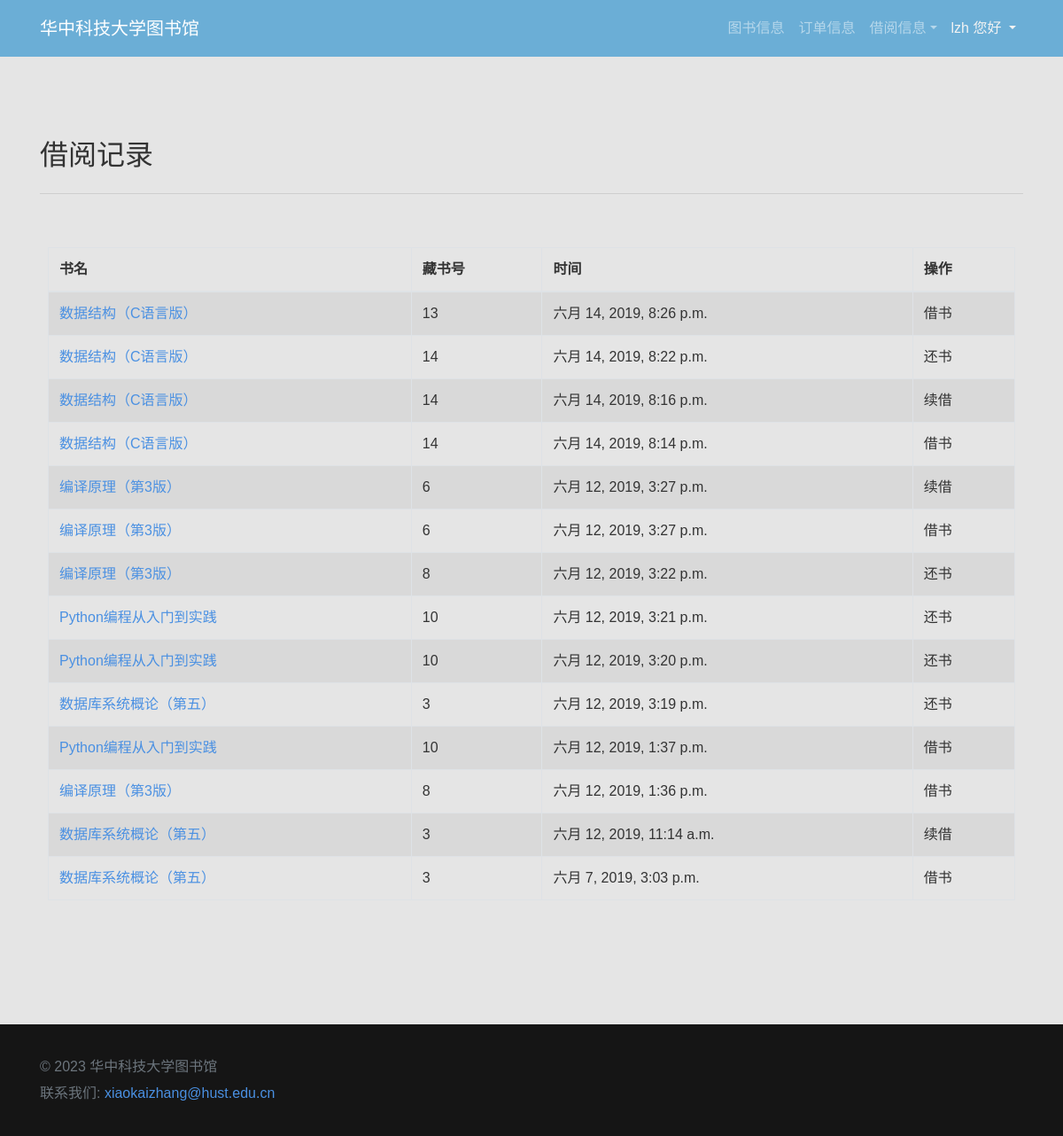
/loans/ (signed in), run on the app's committed database.
### hust_library/models.py (models this page shows, shortened)
class Loan(models.Model):
    time = models.DateTimeField()
    state = models.SmallIntegerField(default=0)
    store = models.ForeignKey(Store, on_delete=models.CASCADE)
    reader = models.ForeignKey(
        User, on_delete=models.CASCADE, related_name="loan_reader_id")

class Store(models.Model):
    location = models.CharField(max_length=150)
    state = models.SmallIntegerField(default=1)
    book = models.ForeignKey(Book, on_delete=models.CASCADE)

class Book(models.Model):
    name = models.CharField(max_length=150)
    publish = models.CharField(max_length=150)
    time = models.IntegerField()
    price = models.DecimalField(max_digits=6, decimal_places=2)
    keyword = models.CharField(max_length=150)
    stock = models.SmallIntegerField(default=0)
    supplier = models.CharField(max_length=10, null=False)
    seriesNo = models.IntegerField()
    class Meta:
        unique_together = ("name", "publish", "time", "price", "keyword", "stock", "supplier", "seriesNo")

### hust_library/views.py (the view)
# urls.py: path('loans/', views.loans_view, name='loans'),
@login_required
def loans_view(request):
    context = {"is_empty": False, "loans": None}
    loans = Loan.objects.filter(
        reader__id=request.user.id).order_by('-time')
    context["loans"] = loans
    if loans.count() == 0:
        context["is_empty"] = True
    return render(request, 'loans.html', context)

### templates/loans.html
{% extends "base.html" %}
{% block content %}
<div class="py-5">
    <div class="container">
        <div class="row">
            <div class="col-12">
                <h2>借阅记录</h2>
                <hr class="mb-4">
            </div>
        </div>
        {% if is_empty %}
        <h4> 您没有借阅信息 </h4>
        {% else %}
        <div class="row">
            <div class="col-md-12 p-3">
                <table class="table table-hover table-striped table-bordered">
                    <thead class="thead-inverse">
                        <tr>
                            <th scope="col">书名</th>
                            <th scope="col">藏书号</th>
                            <th scope="col">时间</th>
                            <th scope="col">操作</th>
                        </tr>
                    </thead>
                    <tbody>
                        {% for loan in loans %}
                        <tr>
                            <td>
                                <a href="{% url 'book' loan.store.book.id %}">{{ loan.store.book.name }}</a>
                            </td>
                            <td>{{ loan.store.id }}</td>
                            <td>{{ loan.time }}</td>
                            <td>
                                {% if loan.state == 0 %}
                                借书
                                {% elif loan.state == 1 %}
                                还书
                                {% else %}
                                续借
                                {% endif %}
                            </td>
                        </tr>
                        {% endfor %}
                    </tbody>
                </table>
            </div>
        </div>
        {% endif %}
    </div>
</div>
{% endblock %}

### templates/base.html (shortened to what this page needs)
{% load static %}
<!DOCTYPE html>
<html>
<head>
    <link href="https://cdn.bootcss.com/bootstrap-table/1.14.2/bootstrap-table.min.css" rel="stylesheet">
    <link href="https://cdn.bootcss.com/twitter-bootstrap/4.3.1/css/bootstrap.min.css" rel="stylesheet">
    <link rel="stylesheet" href="https://cdnjs.cloudflare.com/ajax/libs/font-awesome/4.7.0/css/font-awesome.min.css"
        type="text/css">
    <link rel="stylesheet" href="{% static 'css/theme.css' %}" type="text/css">
</head>
<body style="background-color: rgba(0,0,0,0.1)">
    {% block lead %}
     <nav class="navbar navbar-expand-md navbar-dark">
        <div class="container">
            <a class="navbar-brand d-none d-md-block" href="{% url 'index' %}" style>
                <b>华中科技大学图书馆</b>
            </a>
            <div class="collapse navbar-collapse" id="navbar18">
                <ul class="navbar-nav mx-auto">
                    <li class="nav-item">
                        <a class="nav-link" href="{% url 'books' %}">图书信息</a>
                    </li>
                    <li class="nav-item">
                        <a class="nav-link" href="{% url 'tickets' %}">订单信息</a>
                    </li>
                    <li class="nav-item dropdown">
                        <a class="nav-link dropdown-toggle" href="#" id="navbardrop" data-toggle="dropdown">借阅信息</a>
                    </li>
                </ul>
                <ul class="navbar-nav">
                    <li class="nav-item dropdown">
                        <a class="nav-link dropdown-toggle text-light" href="#" id="navbardrop" data-toggle="dropdown">
                            {% if request.user.is_authenticated %}
                            {{ request.user.username }} 您好
                            {% else %}
                            欢迎
                            {% endif %}
                        </a>
                    </li>
                </ul>
            </div>
        </div>
    </nav>
    {% endblock %}
    <div class="content">
        {% block content %}{% endblock %}
    </div>
</body>
<footer class="text-muted py-4 bg-dark">
    <div class="container">
        <p class="mb-1">© 2023 华中科技大学图书馆</p>
        <p class="mb-0">联系我们: <a href="mailto:xiaokaizhang@hust.edu.cn">xiaokaizhang@hust.edu.cn</a></p>
    </div>
</footer>
</html>

### templates/base.html (style rules this page uses)
:root { --primary-color: #6baed6; --secondary-color: #eff3ff; --text-color: #333333; --link-color: #4a90e2; }
body { font-family: 'Noto Sans SC', sans-serif; background-color: var(--secondary-color); color: var(--text-color); }
.navbar, .dropdown-menu, footer { background-color: var(--primary-color); }
.nav-link, .navbar-brand, .dropdown-item, footer { color: #fff; }
a, a:hover, a:focus { text-decoration: none; color: var(--link-color); }
footer { background-color: var(--primary-color); color: #fff; }
.navbar-nav { margin-right: 0 !important; }
.navbar-collapse { justify-content: start !important; }
.content { min-height: 450px; padding: 20px; }

### data on the page
Loan: store.book.name "数据结构（C语言版）", store.id "13", time "六月 14, 2019, 8:26 p.m.", state "借书"
Loan: store.book.name "数据结构（C语言版）", store.id "14", time "六月 14, 2019, 8:22 p.m.", state "还书"
Loan: store.book.name "数据结构（C语言版）", store.id "14", time "六月 14, 2019, 8:16 p.m.", state "续借"
Loan: store.book.name "数据结构（C语言版）", store.id "14", time "六月 14, 2019, 8:14 p.m.", state "借书"
Loan: store.book.name "编译原理（第3版）", store.id "6", time "六月 12, 2019, 3:27 p.m.", state "续借"
Loan: store.book.name "编译原理（第3版）", store.id "6", time "六月 12, 2019, 3:27 p.m.", state "借书"
Loan: store.book.name "编译原理（第3版）", store.id "8", time "六月 12, 2019, 3:22 p.m.", state "还书"
Loan: store.book.name "Python编程从入门到实践", store.id "10", time "六月 12, 2019, 3:21 p.m.", state "还书"
Loan: store.book.name "Python编程从入门到实践", store.id "10", time "六月 12, 2019, 3:20 p.m.", state "还书"
Loan: store.book.name "数据库系统概论（第五）", store.id "3", time "六月 12, 2019, 3:19 p.m.", state "还书"
Loan: store.book.name "Python编程从入门到实践", store.id "10", time "六月 12, 2019, 1:37 p.m.", state "借书"
Loan: store.book.name "编译原理（第3版）", store.id "8", time "六月 12, 2019, 1:36 p.m.", state "借书"
Loan: store.book.name "数据库系统概论（第五）", store.id "3", time "六月 12, 2019, 11:14 a.m.", state "续借"
Loan: store.book.name "数据库系统概论（第五）", store.id "3", time "六月 7, 2019, 3:03 p.m.", state "借书"

### other printed values
{{ request.user.username }} "lzh"
